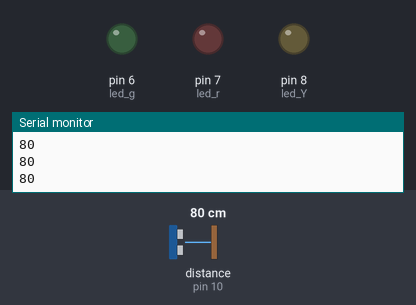
This sketch was run on a simulated Arduino Uno, built with avr-gcc and run on an emulated ATmega328P. Shown: output pins drawn as LEDs (lit = HIGH), the last lines printed to the serial monitor. Wiring (inferred from the names in the program): ultrasonic range finder: trigger pin 9; echo pin 10. Inputs (shaded band) come from the test bench; at power-on: distance to the obstacle (sensor on pin 10) 80 cm. The echo pulse lasts 58.3 µs per cm; pins used as bus, display or sensor lines are not drawn.

Above: at 1.3 s.
1.4 s: distance to the obstacle (sensor on pin 10) set to 54 cm
3.2 s: distance to the obstacle (sensor on pin 10) set to 45 cm
At 5.2 s:
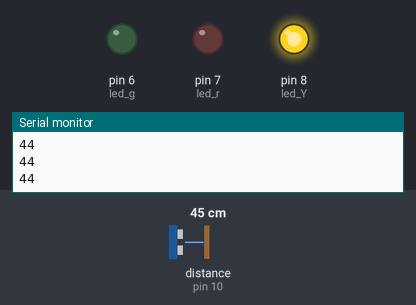
5.5 s: distance to the obstacle (sensor on pin 10) set to 34 cm
7.2 s: distance to the obstacle (sensor on pin 10) set to 28 cm
At 9.2 s:
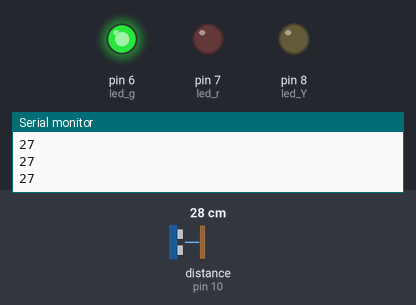
9.5 s: distance to the obstacle (sensor on pin 10) set to 17 cm
11.2 s: distance to the obstacle (sensor on pin 10) set to 13 cm
At 12.8 s:
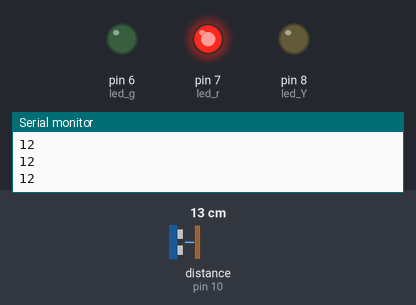
Timing chart, 0 to 14.3 s (numbered marks = the images above; inputs shaded):
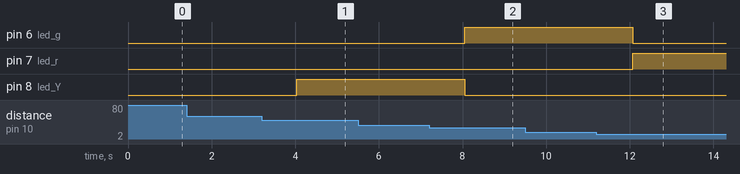

The sketch:

ultrasensor.ino
```cpp
int led_g=6;
int led_r=7;
int led_Y=8;
int trigpin=9;
int ecopin=10;


void setup() {
  // put your setup code here, to run once:
  pinMode(trigpin,OUTPUT);
  pinMode(ecopin,INPUT);
  pinMode(led_g,OUTPUT);
  pinMode(led_r,OUTPUT);
  pinMode(led_Y,OUTPUT);
  Serial.begin(9600);
}

void loop() {
  // put your main code here, to run repeatedly:
  digitalWrite(trigpin,LOW);
  delayMicroseconds(2);
  digitalWrite(trigpin,HIGH);
  delayMicroseconds(10);
  digitalWrite(trigpin,LOW);

  long duration =pulseIn(ecopin,HIGH);
  int distance=duration/58;

  Serial.println(distance);
  delay(500);

  if(distance<15){
    digitalWrite(led_r,HIGH);
    digitalWrite(led_g,LOW);
    digitalWrite(led_Y,LOW);

  }
  else if(distance>16&&distance<30){
    digitalWrite(led_r,LOW);
    digitalWrite(led_g,HIGH);
    digitalWrite(led_Y,LOW);

  }
  else if(distance>31&&distance<50){
    digitalWrite(led_r,LOW);
    digitalWrite(led_g,LOW);
    digitalWrite(led_Y,HIGH);
  }
}
```

Measured:
- the behaviour switches between 51 and 50 cm on distance to the obstacle (sensor on pin 10) (found by bisection; images 0 and 1)
- the behaviour switches between 31 and 30 cm on distance to the obstacle (sensor on pin 10) (found by bisection; images 1 and 2)
- the behaviour switches between 16 and 15 cm on distance to the obstacle (sensor on pin 10) (found by bisection; images 2 and 3)
- after the input at 3.2 s, pin 8 (led_Y): LOW → HIGH after 0.83 s
- after the input at 7.2 s, pin 6 (led_g): LOW → HIGH after 0.86 s; pin 8 (led_Y): HIGH → LOW after 0.86 s
- after the input at 11.2 s, pin 6 (led_g): HIGH → LOW after 0.87 s; pin 7 (led_r): LOW → HIGH after 0.87 s
